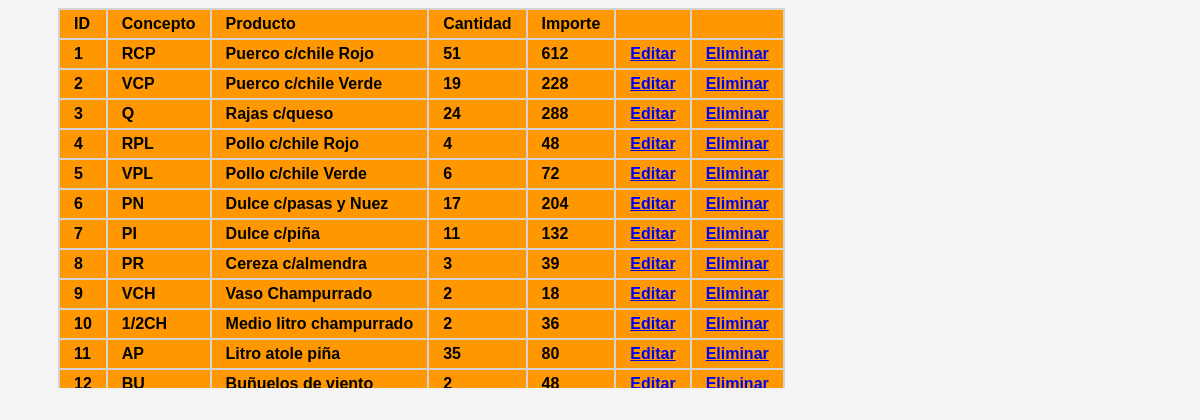
The app's page /admin/tablas/tablaCDadm.php with its own data.
### tables this page shows
CREATE TABLE `corte_dia` (
  `id_corte` int(11) NOT NULL,
  `Concepto` varchar(5) DEFAULT NULL,
  `Producto` varchar(30) DEFAULT NULL,
  `Cantidad` int(11) DEFAULT NULL,
  `Importe` float DEFAULT NULL
);

### admin/tablas/tablaCDadm.php (the view, shortened to what this page needs)
<?php
$servername = "127.0.0.1";
$username = "empleado1";
$password = "ChampuRRAD01";
$db_name = "fiesta_mx";
$conn = mysqli_connect($servername, $username, $password, $db_name);
$sql = "select * from corte_dia";
$query = mysqli_query($conn,$sql);
?>
<!DOCTYPE html>
<html lang="en">
<head>
    <link href="css/style.css" rel="stylesheet">
    <link href="css/estilosTablas.css" rel="stylesheet">
</head>
<body>
    <section class="tProductos">
        <table class="table">
        <thead class="table-success table-striped" >
            <tr>
                <th>ID</th>
                <th>Concepto</th>
                <th>Producto</th>
                <th>Cantidad</th>
                <th>Importe</th>
                <th></th>
                <th></th>
            </tr>
        </thead>
        <tbody>
                <?php
                    while($row=mysqli_fetch_array($query)){
                ?>
                    <tr>
                        <th><?php  echo $row['id_corte']?></th>
                        <th><?php  echo $row['Concepto']?></th>
                        <th><?php  echo $row['Producto']?></th>
                        <th><?php  echo $row['Cantidad']?></th>
                        <th><?php  echo $row['Importe']?></th>
                        <th><a href="../actualizar/actualizarCD.php?id=<?php echo $row['id_corte'] ?>" class="btn btn-info">Editar</a></th>
                        <th><a href="../actualizar/borrarCD.php?id=<?php echo $row['id_corte'] ?>" class="btn btn-danger">Eliminar</a></th>
                    </tr>
                <?php
                    }
                ?>
        </tbody>
        </table>
    </section>
</body>
</html>

### admin/tablas/css/style.css (style rules this page uses)
body { background:#f4f4f4; }

### admin/tablas/css/estilosTablas.css (style rules this page uses)
.tProductos { overflow:scroll; max-height:380px; width:auto; margin-left: 50px; }
.tProductos table { width:auto; background-color:lightgray; font-family: arial, sans-serif; text-align: left; }
th { background-color: #FF9800; padding: 5px 14px; }
tr:nth-child(1) { background-color: white; }
@media screen and (max-width: 1200px) { .tProductos { height:auto; } }

### records on screen
corte_dia: id_corte "1", Concepto "RCP", Producto "Puerco c/chile Rojo", Cantidad "51", Importe "612"
corte_dia: id_corte "2", Concepto "VCP", Producto "Puerco c/chile Verde", Cantidad "19", Importe "228"
corte_dia: id_corte "3", Concepto "Q", Producto "Rajas c/queso", Cantidad "24", Importe "288"
corte_dia: id_corte "4", Concepto "RPL", Producto "Pollo c/chile Rojo", Cantidad "4", Importe "48"
corte_dia: id_corte "5", Concepto "VPL", Producto "Pollo c/chile Verde", Cantidad "6", Importe "72"
corte_dia: id_corte "6", Concepto "PN", Producto "Dulce c/pasas y Nuez", Cantidad "17", Importe "204"
corte_dia: id_corte "7", Concepto "PI", Producto "Dulce c/piña", Cantidad "11", Importe "132"
corte_dia: id_corte "8", Concepto "PR", Producto "Cereza c/almendra", Cantidad "3", Importe "39"
corte_dia: id_corte "9", Concepto "VCH", Producto "Vaso Champurrado", Cantidad "2", Importe "18"
corte_dia: id_corte "10", Concepto "1/2CH", Producto "Medio litro champurrado", Cantidad "2", Importe "36"
corte_dia: id_corte "11", Concepto "AP", Producto "Litro atole piña", Cantidad "35", Importe "80"
corte_dia: id_corte "12", Concepto "BU", Producto "Buñuelos de viento", Cantidad "2", Importe "48"
